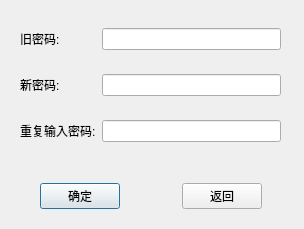
<?xml version="1.0" encoding="UTF-8"?>
<ui version="4.0">
 <class>ModifyPasswdDialog</class>
 <widget class="QDialog" name="ModifyPasswdDialog">
  <property name="geometry">
   <rect>
    <x>0</x>
    <y>0</y>
    <width>304</width>
    <height>229</height>
   </rect>
  </property>
  <property name="windowTitle">
   <string>Dialog</string>
  </property>
  <widget class="QWidget" name="">
   <property name="geometry">
    <rect>
     <x>20</x>
     <y>10</y>
     <width>261</width>
     <height>151</height>
    </rect>
   </property>
   <layout class="QGridLayout" name="gridLayout">
    <item row="0" column="0">
     <widget class="QLabel" name="oldPasswdLabel">
      <property name="text">
       <string>旧密码:</string>
      </property>
     </widget>
    </item>
    <item row="0" column="1">
     <widget class="QLineEdit" name="oldLineEdit">
      <property name="echoMode">
       <enum>QLineEdit::Password</enum>
      </property>
     </widget>
    </item>
    <item row="1" column="0">
     <widget class="QLabel" name="newPasswdLabel">
      <property name="text">
       <string>新密码:</string>
      </property>
     </widget>
    </item>
    <item row="1" column="1">
     <widget class="QLineEdit" name="newLineEdit">
      <property name="echoMode">
       <enum>QLineEdit::Password</enum>
      </property>
     </widget>
    </item>
    <item row="2" column="0">
     <widget class="QLabel" name="repeatPasswdLabel">
      <property name="text">
       <string>重复输入密码:</string>
      </property>
     </widget>
    </item>
    <item row="2" column="1">
     <widget class="QLineEdit" name="repeatLineEdit">
      <property name="echoMode">
       <enum>QLineEdit::Password</enum>
      </property>
     </widget>
    </item>
   </layout>
  </widget>
  <widget class="QWidget" name="">
   <property name="geometry">
    <rect>
     <x>40</x>
     <y>180</y>
     <width>222</width>
     <height>33</height>
    </rect>
   </property>
   <layout class="QHBoxLayout" name="horizontalLayout">
    <item>
     <widget class="QPushButton" name="pushButtonOK">
      <property name="text">
       <string>确定</string>
      </property>
     </widget>
    </item>
    <item>
     <spacer name="horizontalSpacer">
      <property name="orientation">
       <enum>Qt::Horizontal</enum>
      </property>
      <property name="sizeHint" stdset="0">
       <size>
        <width>48</width>
        <height>20</height>
       </size>
      </property>
     </spacer>
    </item>
    <item>
     <widget class="QPushButton" name="pushButtonBack">
      <property name="text">
       <string>返回</string>
      </property>
     </widget>
    </item>
   </layout>
  </widget>
 </widget>
 <resources/>
 <connections/>
</ui>
